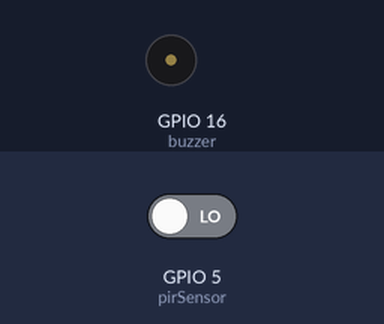
Simulated run of this sketch. Board: ESP8266 (NodeMCU). Shown: buzzer (waves = sounding, pin HIGH). The inputs (shaded band) are chosen by the test bench; at power-on: GPIO 5 (pirSensor) LOW. What the sketch prints to the serial monitor is not drawn.

Above: at 2.7 s.
2.8 s: GPIO 5 (pirSensor) driven HIGH
At 3.2 s:
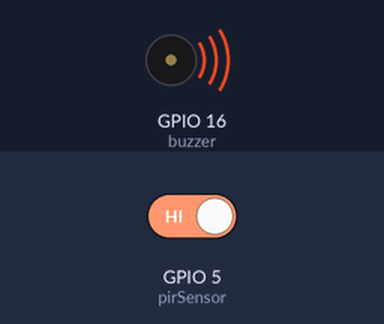
Timing chart, 0 to 12.0 s (numbered marks = the images above; inputs shaded):
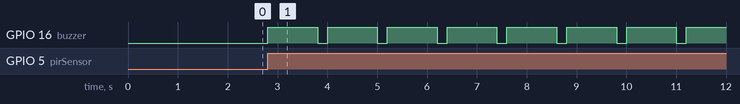

Measured:
- after the input at 2.8 s, GPIO 16 (buzzer): alternates HIGH for 1.0 s and LOW for 0.20 s, starting at once

The sketch:

Nodemcu_bot_telegram.ino
```cpp
#include "CTBot.h"
CTBot myBot;

String ssid = "BOLT!-1A12";     // Sesuikan dengan nama wifi anda
String pass = "anaksoleh"; // sesuaikan password wifi
String token = "1938637412:AAFX992l4Zt22AwBwvtiF5z9gjsqMzPGP0c"; // token bot telegram yang telah dibuat

const int buzzer = 16; //D0
const int pirSensor = 5;  //D1

// defines variables
int motion;

void setup() {
  pinMode(buzzer, OUTPUT);
  pinMode(pirSensor, INPUT); // Sets the echoPin as an Input
  Serial.begin(115200);
  Serial.println("Starting TelegramBot...");

  myBot.wifiConnect(ssid, pass);
  myBot.setTelegramToken(token);

  // check if all things are ok
  if (myBot.testConnection()) {
    Serial.println("\ntestConnection OK");
  }
  else {
    Serial.println("\ntestConnection Not OK");
  }

}

void loop() {
  TBMessage msg;

  if (myBot.getNewMessage(msg)) {

    if (msg.text.equalsIgnoreCase("YA")) {
      myBot.sendMessage(msg.sender.id, "Baik, rumah aman");  //kirim pesan ke bot telegram
    }
    else if (msg.text.equalsIgnoreCase("BUKAN")) {
      myBot.sendMessage(msg.sender.id, "Orang asing masuk ke rumah anda!");  //kirim pesan ke bot telegram
    }
    else {
      // membalas pesan selain kode diatas
      String reply;
      reply = (String)"Welcome " + msg.sender.username + (String)". Gunakan Command: \"YA\" atau \"BUKAN\" ketika untuk membalas pemberitahuan.";
      myBot.sendMessage(msg.sender.id, reply);
    }
  }

  motion = digitalRead(pirSensor);

  if (motion == HIGH) {
    myBot.sendMessage(msg.sender.id, "Ada orang melewati pintu! \nApakah itu anda? (YA / BUKAN)");
    for (int i = 0; i < 10; i++) {
      digitalWrite(buzzer, HIGH);
      delay(1000);
      digitalWrite(buzzer, LOW);
      delay(200);
    }
  } else {
    digitalWrite(buzzer, LOW);
  }

  delay(500);
}
```
